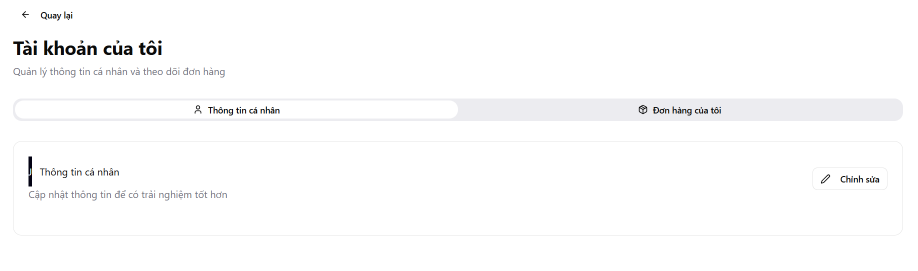
#> input picture FE/src/assets/c399fa81857a5c9f1045e7ff788ca9730ac8b544.png, 1836 x 542 px (shown at 1/2 size)
$ python -i image_preprocessor.py   (imports and definitions only)
#> lines starting #> are read from the running program, lines starting #| are printed output that depends on the picture; after the words box and inside, x2 and y2 are one past the last pixel; in counts of white or black regions, pixels touching at a corner belong together
#> further down, picture is the input picture: shape (542, 1836, 3); mean B, G, R 252.2, 252, 252
"""
image_preprocessor.py – OpenCV Preprocessing Pipeline (v2 - Optimized)
=======================================================================
Cải tiến v2:
  1. Auto image classification (cover / document / receipt)
  2. Adaptive pipeline theo loại ảnh
  3. Cải thiện upscale (MIN_DIMENSION = 400, target 600px cho chữ nhỏ)
  4. Deskew bổ sung bằng Hough Line Transform
  5. Sharpen filter cho document mode

Pipeline:
  bytes → cv2 → Resize → Deskew → Grayscale+CLAHE → Bilateral → [Threshold]
"""
import io
import logging
import math
from typing import Literal

import cv2
import numpy as np
from PIL import Image

logger = logging.getLogger(__name__)

# ── Hằng số cấu hình ────────────────────────────────────────────────────────
MAX_DIMENSION   = 2000   # px – downscale nếu vượt quá
MIN_DIMENSION   = 400    # px – upscale nếu quá nhỏ (tăng từ 300)
TARGET_OCR_SIZE = 1200   # px – target dimension cho OCR tối ưu

CLAHE_CLIP      = 2.5
CLAHE_GRID      = 8
BILATERAL_D     = 9
BILATERAL_SIGMA = 75

ADAPTIVE_BLOCK  = 31
ADAPTIVE_C      = 10

# ── Image type ───────────────────────────────────────────────────────────────
ImageType = Literal["cover", "document", "receipt"]


# ══════════════════════════════════════════════════════════════════════════════
# BƯỚC 0 (MỚI): Phân loại loại ảnh tự động
# ══════════════════════════════════════════════════════════════════════════════

# [113 lines left out: functions classify_image_type, bytes_to_cv2, resize_image, not called in this run]


# ══════════════════════════════════════════════════════════════════════════════
# BƯỚC 3: Deskew – Xoay thẳng ảnh bị nghiêng (v2 cải thiện)
# ══════════════════════════════════════════════════════════════════════════════

def _deskew_by_minrect(gray: np.ndarray) -> float:
    """
    Phương pháp 1 (hiện tại): minAreaRect trên tất cả điểm text.
    Nhanh nhưng không chính xác với ảnh bìa sách.
    """
    _, binary = cv2.threshold(gray, 0, 255, cv2.THRESH_BINARY_INV + cv2.THRESH_OTSU)
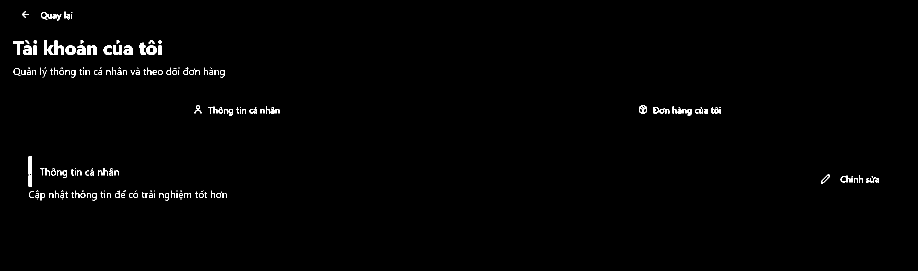
#> binary: shape (542, 1836) (shown at 1/2 size); 0.92% white; 198 white regions (53 under 20 px), largest, box (x1, y1, x2, y2) and area: (57, 313, 64, 373) 388, (109, 81, 128, 110) 314, (88, 81, 107, 110) 301
    coords = np.column_stack(np.where(binary > 0))
#> coords = 9116 pairs, first value 22 to 400, second value 26 to 1757
    if len(coords) < 100:
        return 0.0
    rect = cv2.minAreaRect(coords)
#> rect = ((211, 891.5), (1731, 378), -90)
    angle = rect[-1]
#> angle = -90
    if angle < -45:
        angle += 90
#> angle = 0
    elif angle > 45:
        angle -= 90
    return float(angle)


# [60 lines left out: functions _deskew_by_hough, _detect_upside_down, auto_orient, not called in this run]


def deskew_image(img: np.ndarray, image_type: ImageType = "cover") -> np.ndarray:
    """
    Phát hiện và xoay thẳng ảnh bị nghiêng (v2).

    v2: Kết hợp 2 phương pháp:
      - cover:    Chỉ dùng minRect (hough quá nhiễu với bìa màu)
      - document/receipt: Thử cả 2, chọn angle có |value| nhỏ hơn (thận trọng hơn)
    """
    gray = cv2.cvtColor(img, cv2.COLOR_BGR2GRAY)

    if image_type == "cover":
        angle = _deskew_by_minrect(gray)
#> angle = 0
    else:
        angle_minrect = _deskew_by_minrect(gray)
        angle_hough   = _deskew_by_hough(gray)

        # Chọn phương pháp có kết quả nhất quán hơn
        if abs(angle_minrect) < 0.5:
            angle = angle_hough
        elif abs(angle_hough) < 0.5:
            angle = angle_minrect
        else:
            # Cả 2 đều có góc – chọn nhỏ hơn (thận trọng)
            angle = angle_minrect if abs(angle_minrect) < abs(angle_hough) else angle_hough

    # Bỏ qua nếu góc quá nhỏ hoặc quá lớn
    if abs(angle) < 0.3 or abs(angle) > 30:
        return img

    logger.debug("Deskew (%s): xoay %.2f°", image_type, angle)
    h, w = img.shape[:2]
    center = (w // 2, h // 2)
    M = cv2.getRotationMatrix2D(center, angle, 1.0)
    return cv2.warpAffine(
        img, M, (w, h),
        flags=cv2.INTER_CUBIC,
        borderMode=cv2.BORDER_REPLICATE
    )


# ══════════════════════════════════════════════════════════════════════════════
# BƯỚC 4+5: Grayscale + CLAHE
# ══════════════════════════════════════════════════════════════════════════════

# [283 lines left out: functions enhance_contrast, denoise_image, sharpen_image, binarize_image, morphological_cleanup, preprocess and 1 more, not called in this run]

>>> import cv2
>>> picture = cv2.imread('../../../../../FE/src/assets/c399fa81857a5c9f1045e7ff788ca9730ac8b544.png')
>>> result = deskew_image(picture)
